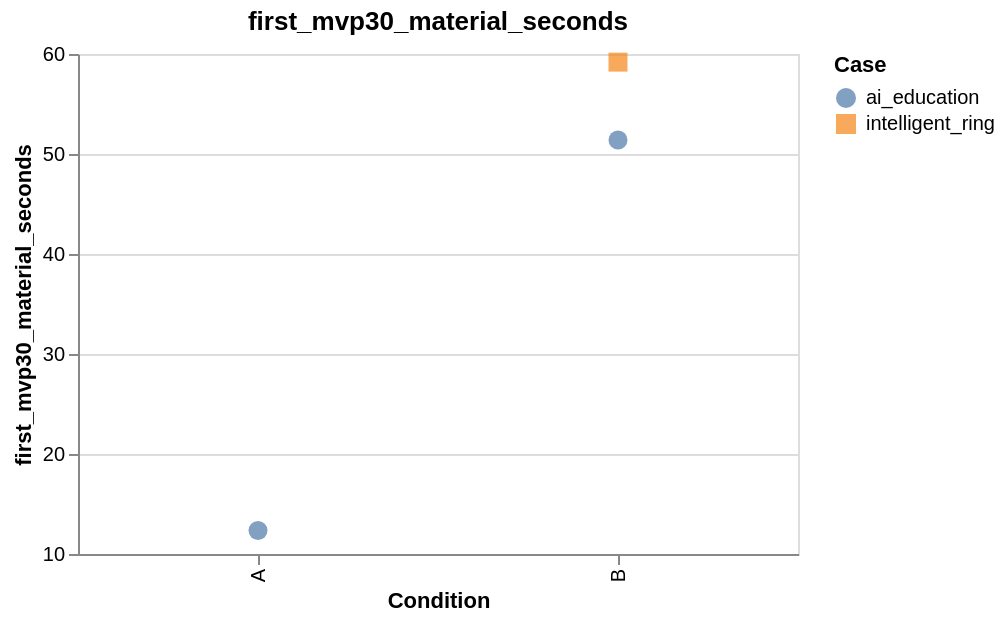

Specify this chart in Vega-Lite:
### Vega-Lite specification from a JSON file in a GitHub repository (floating-point values rounded to 4 significant figures)
{"config": {"view": {"continuousWidth": 300, "continuousHeight": 300}}, "data": {"values": [{"case_id": "ai_education", "condition": "A", "value": 12.34}, {"case_id": "ai_education", "condition": "B", "value": 51.41}, {"case_id": "intelligent_ring", "condition": "B", "value": 59.19}]}, "mark": {"type": "point", "filled": true, "size": 90}, "encoding": {"color": {"field": "case_id", "title": "Case", "type": "nominal"}, "shape": {"field": "case_id", "type": "nominal"}, "tooltip": [{"field": "case_id", "type": "nominal"}, {"field": "condition", "type": "nominal"}, {"field": "value", "type": "quantitative"}], "x": {"field": "condition", "sort": ["A", "B", "C", "D"], "title": "Condition", "type": "nominal"}, "y": {"field": "value", "scale": {"zero": false}, "title": "first_mvp30_material_seconds", "type": "quantitative"}}, "height": 250, "title": "first_mvp30_material_seconds", "width": 360, "$schema": "https://vega.github.io/schema/vega-lite/v6.4.1.json"}
